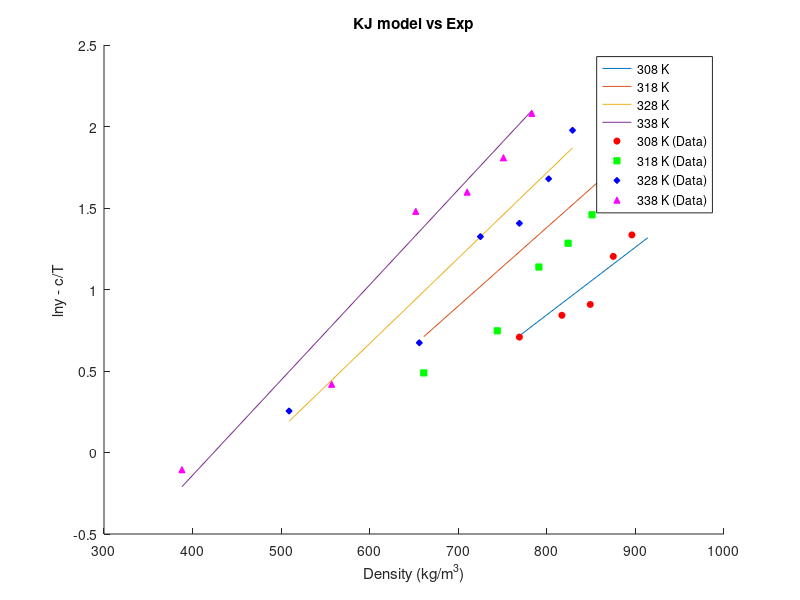
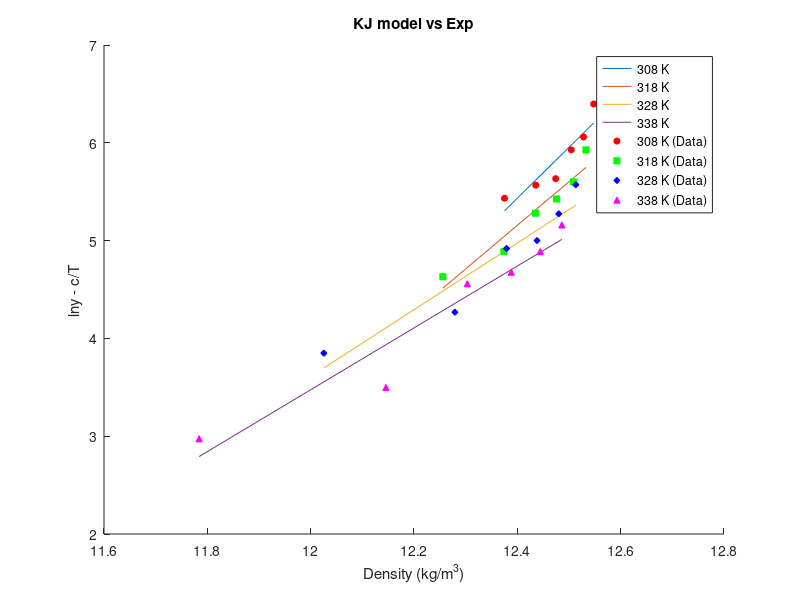

Reproduce these figures in MATLAB, in order.
clear;
% SC CO2 Thermo info
T_c_CO2 = 304.18;       % Critical Temp [Kelvin]
P_c_CO2 = 73.8;         % Critical Pressure [bar]
omega_CO2 = 0.225;      % Omega [-]

% Drug Thermo info
T_c_drug = 1149.5;      % Critical Temp [Kelvin]
P_c_drug = 10.57;       % Critical Pressure [bar]
omega_drug = 2.0964;    % Omega [-]

% Genral info
T = [308 318 328 338];              % Temp range
P = 1:1:300;                        % Pressure range from 1 to 300 bar with step of 1
k_ij = [0.103 0.117 0.126 0.134];   % Binary interaction parameter for PR/KM EoS
R = 8.314;                          % Gas Constant [J/mol·K]

Mw_drug = 598.5;
Mw_CO2 = 44.01;
Mw_methanol = 32.04;

rho_CO2 =   [769 817 849 875 896 914;
            661 744 791 824 851 872;
            509 656 725 769 802 829;
            388 557 652 710 751 783];               % Density [kg/m3]

y_b =   [2.03 2.32 2.48 3.33 3.80 5.32;
        1.63 2.11 3.12 3.61 4.30 5.96;
        1.29 1.96 3.76 4.08 5.36 7.22;
        0.90 1.52 4.39 4.94 6.10 8.01];        % mole fraction

y_a = y_b/10^6;

ln_y_b = log(y_b);
ln_y_a = log(y_a);

% KJ Model info
a_KJ = -2.4761;
b_KJ = [0.0041509,0.0048209,0.0052409,0.0058409];
c_KJ = -4550.5306;

ln_y_KJ = zeros(4,6);
ln_y_KJ_cT = zeros(4,6);

for n=1:4
    for i=1:6
        ln_y_KJ(n,i) = a_KJ + b_KJ(n)*rho_CO2(n,i) + c_KJ/T(n);
        ln_y_KJ_cT(n,i) = ln_y_KJ(n,i) - c_KJ/T(n);

    end
end

figure(1);
hold on;

% Plot lines
plot(rho_CO2(1,:), ln_y_KJ_cT(1,:), 'DisplayName', '308 K');
plot(rho_CO2(2,:), ln_y_KJ_cT(2,:), 'DisplayName', '318 K');
plot(rho_CO2(3,:), ln_y_KJ_cT(3,:), 'DisplayName', '328 K');
plot(rho_CO2(4,:), ln_y_KJ_cT(4,:), 'DisplayName', '338 K');

% Scatter points
scatter(rho_CO2(1,:), ln_y_b(1,:), 20, 'r', 'o', 'MarkerFaceColor', 'r', 'DisplayName', '308 K (Data)');
scatter(rho_CO2(2,:), ln_y_b(2,:), 20, 'g', 's', 'MarkerFaceColor', 'g', 'DisplayName', '318 K (Data)');
scatter(rho_CO2(3,:), ln_y_b(3,:), 20, 'b', 'd', 'MarkerFaceColor', 'b', 'DisplayName', '328 K (Data)');
scatter(rho_CO2(4,:), ln_y_b(4,:), 20, 'm', '^', 'MarkerFaceColor', 'm', 'DisplayName', '338 K (Data)');

xlabel('Density (kg/m^3)');
ylabel('lny - c/T');

legend('Location', 'best');
title('KJ model vs Exp');



% GM Model info
a_GM = [-59.074,-50.113,-37.359,-34.48];
b_GM = -5710.4987;
c_GM = [5.2022,4.4572,3.4141,3.1629];

ln_y_GM = zeros(4,6);
y_axis = zeros(4,6);
x_axis = zeros(4,6);

y_GM = zeros(4,6);
for n=1:4
    for i=1:6
        ln_y_GM(n,i) = a_GM(n) + b_GM/T(n) + c_GM(n)*log(rho_CO2(n,i)*T(n));
        y_axis(n,i) = ln_y_GM(n,i) - b_GM/T(n);
        x_axis(n,i) = log(rho_CO2(n,i)*T(n));
        y_GM(n,i) = ln_y_a(n,i) - b_GM/T(n);
    end
end 

figure(2);
hold on;

% Plot lines
plot(x_axis(1,:), y_axis(1,:), 'DisplayName', '308 K');
plot(x_axis(2,:), y_axis(2,:), 'DisplayName', '318 K');
plot(x_axis(3,:), y_axis(3,:), 'DisplayName', '328 K');
plot(x_axis(4,:), y_axis(4,:), 'DisplayName', '338 K');

% Scatter points
scatter(x_axis(1,:), y_GM(1,:), 20, 'r', 'o', 'MarkerFaceColor', 'r', 'DisplayName', '308 K (Data)');
scatter(x_axis(2,:), y_GM(2,:), 20, 'g', 's', 'MarkerFaceColor', 'g', 'DisplayName', '318 K (Data)');
scatter(x_axis(3,:), y_GM(3,:), 20, 'b', 'd', 'MarkerFaceColor', 'b', 'DisplayName', '328 K (Data)');
scatter(x_axis(4,:), y_GM(4,:), 20, 'm', '^', 'MarkerFaceColor', 'm', 'DisplayName', '338 K (Data)');

xlabel('Density (kg/m^3)');
ylabel('lny - c/T');

legend('Location', 'best');
title('KJ model vs Exp');


% Chrastil Model info
a_Chrastil = 4.5889;
b_Chrastil = -12.7501;
c_Chrastil = -6759.0921;

% Bartle et al. Model info
a_Bartle = 13.2886;
b_Bartle = 9.0827;
c_Bartle = -6845.6966;

% Sung-Shim Model info
a_Sung = 5.7399;
b_Sung = -606.0322;
c_Sung = -447.5124;
d_Sung = -36.8120;

% Bian et al model info
a_Bian = 4.2910;
b_Bian = -4806.5989;
c_Bian = 0.0355;
d_Bian = -1.0456;
e_Bian = -9.5861*10^4;

% Sodeifian model info
a_Sodeifian = -16.8909;
b_Sodeifian = -13.0866*10^3;
c_Sodeifian = 1.4181;
d_Sodeifian = 1.1071*10^3;
e_Sodeifian = -2.9406*10^3;
f_Sodeifian = -838.2700;
